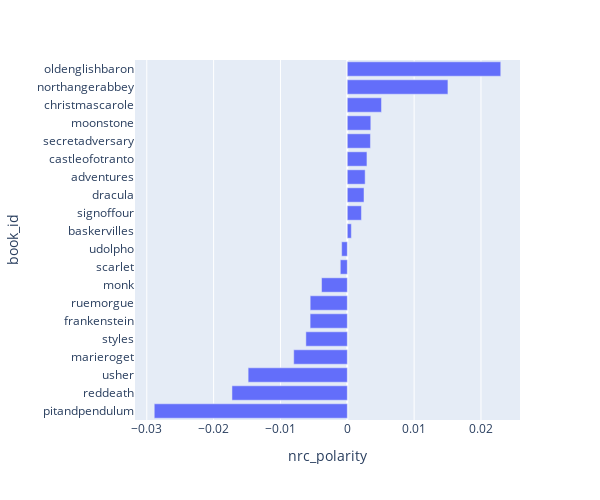

Notebook cell for this chart:
### Code cell
px.bar(book_sent.DOC.sents[nrc_cols].reset_index().sort_values('nrc_polarity'), 'nrc_polarity', 'book_id', 
       orientation='h', height=500, width=600)

### Figure 1 — Plotly figure (JSON) as saved in the notebook; plotly's stock layout.template omitted (floating-point values rounded to 4 significant figures)
{"data": [{"alignmentgroup": "True", "hovertemplate": "nrc_polarity=%{x}<br>book_id=%{y}<extra></extra>", "legendgroup": "", "marker": {"color": "#636efa", "pattern": {"shape": ""}}, "name": "", "offsetgroup": "", "orientation": "h", "showlegend": false, "textposition": "auto", "type": "bar", "x": [-0.02888, -0.01726, -0.01484, -0.008015, -0.006198, -0.005564, -0.005554, -0.003853, -0.001047, -0.0008447, 0.0006054, 0.002115, 0.002499, 0.002671, 0.00294, 0.003463, 0.003517, 0.005114, 0.01506, 0.02296], "xaxis": "x", "y": ["pitandpendulum", "reddeath", "usher", "marieroget", "styles", "frankenstein", "ruemorgue", "monk", "scarlet", "udolpho", "baskervilles", "signoffour", "dracula", "adventures", "castleofotranto", "secretadversary", "moonstone", "christmascarole", "northangerabbey", "oldenglishbaron"], "yaxis": "y"}], "layout": {"barmode": "relative", "height": 500, "legend": {"tracegroupgap": 0}, "margin": {"t": 60}, "width": 600, "xaxis": {"anchor": "y", "autorange": true, "domain": [0, 1], "range": [-0.03176, 0.02584], "title": {"text": "nrc_polarity"}, "type": "linear"}, "yaxis": {"anchor": "x", "autorange": true, "domain": [0, 1], "range": [-0.5, 19.5], "title": {"text": "book_id"}, "type": "category"}}}
